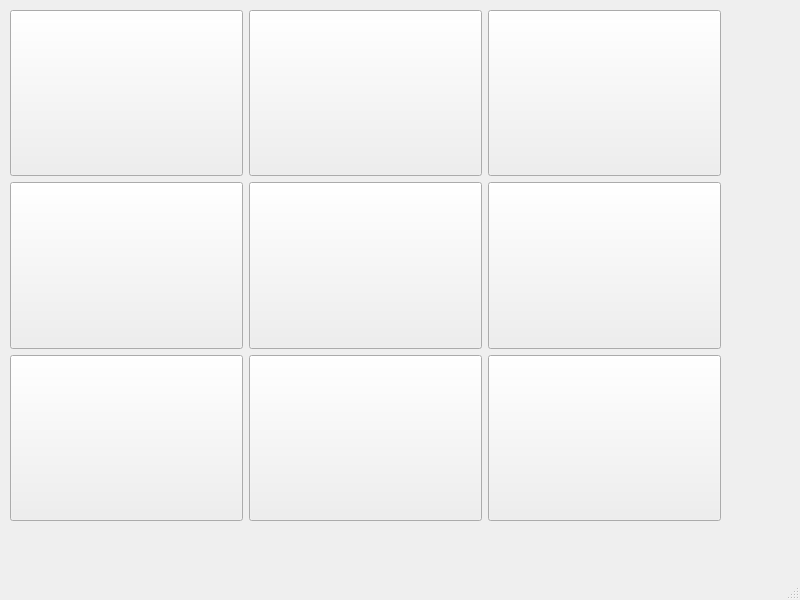
<?xml version="1.0" encoding="UTF-8"?>
<ui version="4.0">
 <class>aiGameScreen</class>
 <widget class="QMainWindow" name="aiGameScreen">
  <property name="geometry">
   <rect>
    <x>0</x>
    <y>0</y>
    <width>800</width>
    <height>600</height>
   </rect>
  </property>
  <property name="windowTitle">
   <string>MainWindow</string>
  </property>
  <widget class="QWidget" name="centralwidget">
   <widget class="QWidget" name="gridLayoutWidget">
    <property name="geometry">
     <rect>
      <x>0</x>
      <y>0</y>
      <width>731</width>
      <height>531</height>
     </rect>
    </property>
    <layout class="QGridLayout" name="gridLayout" rowstretch="0,0,0">
     <property name="sizeConstraint">
      <enum>QLayout::SetMaximumSize</enum>
     </property>
     <property name="leftMargin">
      <number>10</number>
     </property>
     <property name="topMargin">
      <number>10</number>
     </property>
     <property name="rightMargin">
      <number>10</number>
     </property>
     <property name="bottomMargin">
      <number>10</number>
     </property>
     <item row="1" column="0">
      <widget class="QPushButton" name="btn4">
       <property name="sizePolicy">
        <sizepolicy hsizetype="MinimumExpanding" vsizetype="MinimumExpanding">
         <horstretch>0</horstretch>
         <verstretch>0</verstretch>
        </sizepolicy>
       </property>
       <property name="text">
        <string/>
       </property>
      </widget>
     </item>
     <item row="0" column="1">
      <widget class="QPushButton" name="btn2">
       <property name="sizePolicy">
        <sizepolicy hsizetype="MinimumExpanding" vsizetype="MinimumExpanding">
         <horstretch>0</horstretch>
         <verstretch>0</verstretch>
        </sizepolicy>
       </property>
       <property name="text">
        <string/>
       </property>
      </widget>
     </item>
     <item row="2" column="0">
      <widget class="QPushButton" name="btn7">
       <property name="sizePolicy">
        <sizepolicy hsizetype="MinimumExpanding" vsizetype="MinimumExpanding">
         <horstretch>0</horstretch>
         <verstretch>0</verstretch>
        </sizepolicy>
       </property>
       <property name="text">
        <string/>
       </property>
      </widget>
     </item>
     <item row="0" column="0">
      <widget class="QPushButton" name="btn1">
       <property name="sizePolicy">
        <sizepolicy hsizetype="MinimumExpanding" vsizetype="MinimumExpanding">
         <horstretch>0</horstretch>
         <verstretch>0</verstretch>
        </sizepolicy>
       </property>
       <property name="text">
        <string/>
       </property>
      </widget>
     </item>
     <item row="0" column="2">
      <widget class="QPushButton" name="btn3">
       <property name="sizePolicy">
        <sizepolicy hsizetype="MinimumExpanding" vsizetype="MinimumExpanding">
         <horstretch>0</horstretch>
         <verstretch>0</verstretch>
        </sizepolicy>
       </property>
       <property name="text">
        <string/>
       </property>
      </widget>
     </item>
     <item row="1" column="1">
      <widget class="QPushButton" name="btn5">
       <property name="sizePolicy">
        <sizepolicy hsizetype="MinimumExpanding" vsizetype="MinimumExpanding">
         <horstretch>0</horstretch>
         <verstretch>0</verstretch>
        </sizepolicy>
       </property>
       <property name="text">
        <string/>
       </property>
      </widget>
     </item>
     <item row="2" column="1">
      <widget class="QPushButton" name="btn8">
       <property name="sizePolicy">
        <sizepolicy hsizetype="MinimumExpanding" vsizetype="MinimumExpanding">
         <horstretch>0</horstretch>
         <verstretch>0</verstretch>
        </sizepolicy>
       </property>
       <property name="text">
        <string/>
       </property>
      </widget>
     </item>
     <item row="1" column="2">
      <widget class="QPushButton" name="btn6">
       <property name="sizePolicy">
        <sizepolicy hsizetype="MinimumExpanding" vsizetype="MinimumExpanding">
         <horstretch>0</horstretch>
         <verstretch>0</verstretch>
        </sizepolicy>
       </property>
       <property name="text">
        <string/>
       </property>
      </widget>
     </item>
     <item row="2" column="2">
      <widget class="QPushButton" name="btn9">
       <property name="sizePolicy">
        <sizepolicy hsizetype="MinimumExpanding" vsizetype="MinimumExpanding">
         <horstretch>0</horstretch>
         <verstretch>0</verstretch>
        </sizepolicy>
       </property>
       <property name="text">
        <string/>
       </property>
      </widget>
     </item>
    </layout>
   </widget>
  </widget>
  <widget class="QMenuBar" name="menubar">
   <property name="geometry">
    <rect>
     <x>0</x>
     <y>0</y>
     <width>800</width>
     <height>34</height>
    </rect>
   </property>
  </widget>
  <widget class="QStatusBar" name="statusbar"/>
 </widget>
 <tabstops>
  <tabstop>btn1</tabstop>
  <tabstop>btn2</tabstop>
  <tabstop>btn3</tabstop>
  <tabstop>btn4</tabstop>
  <tabstop>btn5</tabstop>
  <tabstop>btn6</tabstop>
  <tabstop>btn7</tabstop>
  <tabstop>btn8</tabstop>
  <tabstop>btn9</tabstop>
 </tabstops>
 <resources/>
 <connections/>
</ui>
